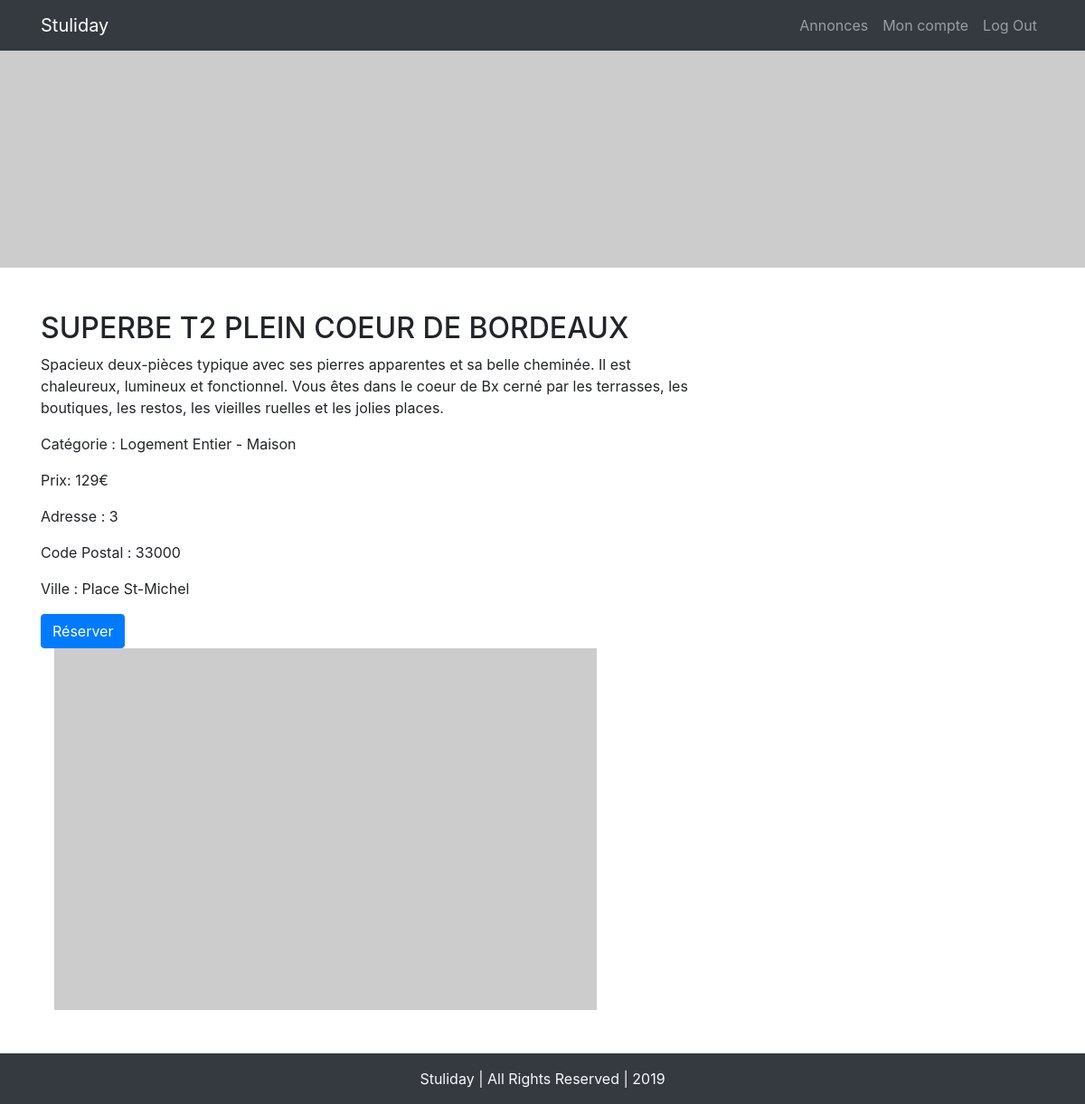
The app's page /single-annonce.php?id=9 (signed in) with its own data.
### tables this page shows
CREATE TABLE `annonces` (
  `id` int(6) NOT NULL,
  `titre_article` varchar(255) NOT NULL,
  `image_url` varchar(255) NOT NULL,
  `contenu_article` text NOT NULL,
  `categorie_article` varchar(255) NOT NULL,
  `active` int(1) NOT NULL,
  `start_date_article` date DEFAULT NULL,
  `end_date_article` date DEFAULT NULL,
  `publish_date_article` timestamp NOT NULL DEFAULT CURRENT_TIMESTAMP,
  `available_article` int(2) NOT NULL,
  `price_article` int(3) NOT NULL,
  `adress_article` text NOT NULL,
  `city_article` text NOT NULL,
  `postal_article` int(5) NOT NULL,
  `author_article` int(11) NOT NULL
);

CREATE TABLE `categories` (
  `id` int(11) NOT NULL,
  `titre_categorie` text NOT NULL
);

### inc/functions.php (the view, shortened to what this page needs)
<?php
function random_images($h, $w){
   echo 'https://loremflickr.com/'.$h.'/'.$w.'/bordeaux';
}
    ?>
    <?php
function displaySingleAnnounce($annonce_id, $user_id){
    global $mysqli;
    $res = $mysqli->query("SELECT * FROM annonces
    LEFT JOIN categories
    ON annonces.categorie_article = categories.id
    WHERE annonces.id = '$annonce_id' LIMIT 1");
    $row = $res->fetch_assoc();
    ?>
        <div class="annonce">
            <h2><?php echo $row['titre_article']; ?></h2>
            <p><?php echo $row['contenu_article']; ?></p>
            <p>Catégorie : <?php echo $row['titre_categorie']; ?></p>
            <p>Prix: <?php echo $row['price_article']; ?>€</p>
            <p>Adresse : <?php echo $row['adress_article']; ?></p>
            <p>Code Postal : <?php echo $row['postal_article']; ?></p>
            <p>Ville : <?php echo $row['city_article']; ?></p>
            <a href="#" class="btn btn-primary" data-toggle="modal" data-target="#modal-reservation">Réserver</a>
        </div>
        </div>
    <?php
}
?>

### records on screen
annonces: titre_article "SUPERBE T2 PLEIN COEUR DE BORDEAUX", contenu_article "Spacieux deux-pièces typique avec ses pierres apparentes et sa belle cheminée. Il est chaleureux, lumineux et fonctionnel. Vous êtes dans le coeur de Bx cerné par les terrasses, les boutiques, les restos, les vieilles ruelles et les jolies places.", categories.titre_categorie "Logement Entier - Maison", price_article "129", adress_article "3", postal_article "33000", city_article "Place St-Michel"
